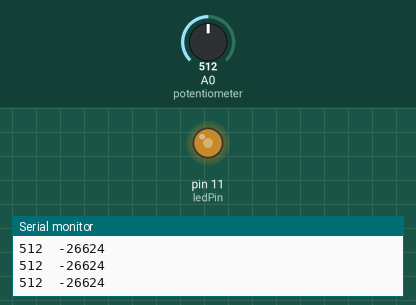
This sketch was run on a simulated Arduino Uno, built with avr-gcc and run on an emulated ATmega328P. Parts: output pins drawn as LEDs (lit = HIGH), the last lines printed to the serial monitor. Inputs (shaded band) come from the test bench; at power-on: A0 (potentiometer) = 512.

Above: at 1.2 s.
1.3 s: A0 (potentiometer) set to 716
At 2.3 s:
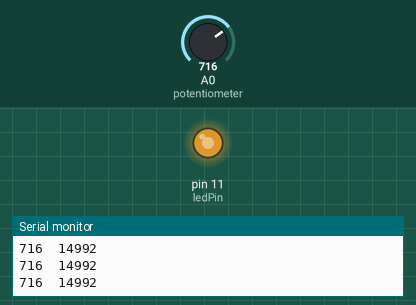
2.8 s: A0 (potentiometer) set to 0
At 3.2 s:
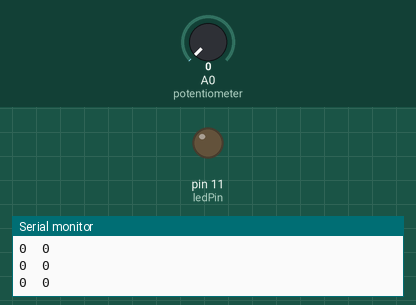
4.3 s: A0 (potentiometer) set to 8
At 5.5 s:
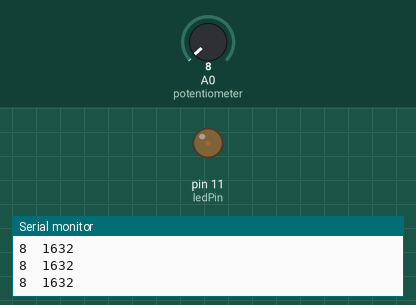
5.8 s: A0 (potentiometer) set to 11
At 6.9 s:
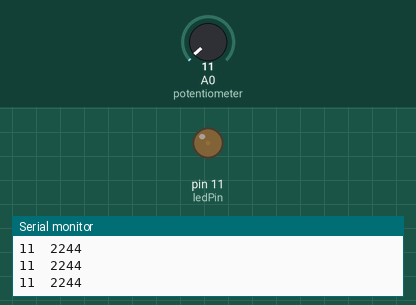
7.3 s: A0 (potentiometer) set to 900
At 8.1 s:
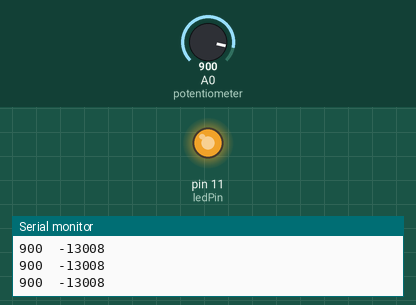
8.8 s: A0 (potentiometer) set to 511
At 9.2 s:
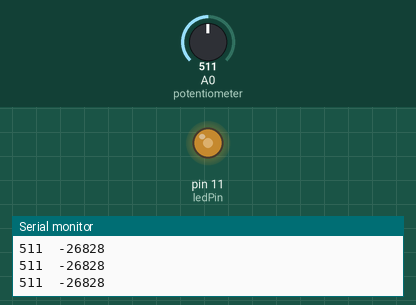
Timing chart, 0 to 11.3 s (numbered marks = the images above; inputs shaded):
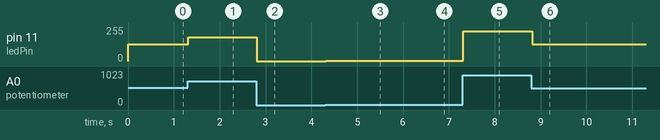

The sketch:

Prvi.ino
```cpp
int potentiometer = A0;    // select the input pin for the potentiometer
int ledPin = 11;      // select the pin for the LED

void setup() {
  Serial.begin(9600);

  pinMode(ledPin, OUTPUT);
  pinMode(potentiometer, INPUT);
}

void loop() {
  int val = analogRead(potentiometer);

  Serial.print(val);
  Serial.print("\t");
  Serial.println(val*(1023/5));

  val = map(val, 0, 1023, 0, 255);
  analogWrite(ledPin, val);
}
```

Measured:
- after the input at 1.3 s, pin 11 (ledPin): 127/255 → 178/255 at once
- after the input at 2.8 s, pin 11 (ledPin): 178/255 → 0/255 at once
- after the input at 4.3 s, pin 11 (ledPin): 0/255 → 1/255 at once
- after the input at 5.8 s, pin 11 (ledPin): 1/255 → 2/255 at once
- after the input at 7.3 s, pin 11 (ledPin): 2/255 → 224/255 at once
- after the input at 8.8 s, pin 11 (ledPin): 224/255 → 127/255 at once
